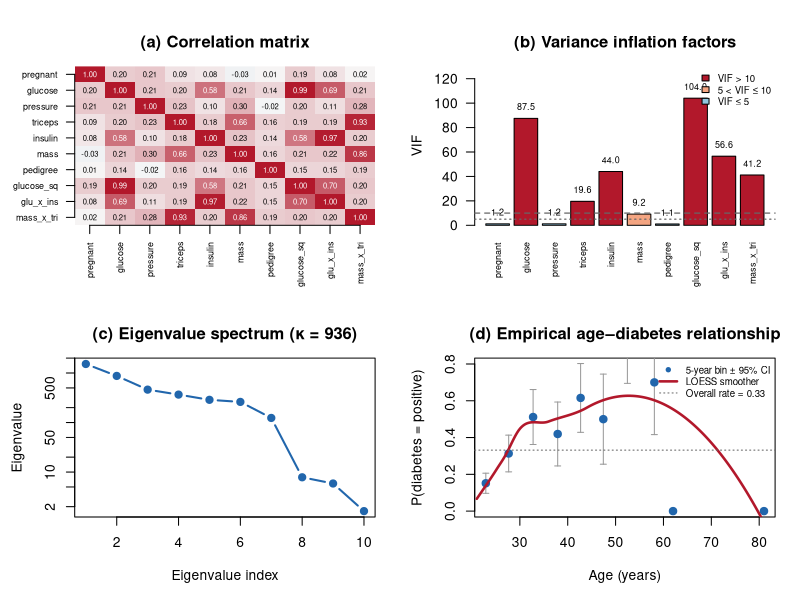

The R source for this figure: (Note: this script raises an error after producing the figure.)

# Section 7.1 — Multicollinearity diagnostics for Pima 


library(mlbench)
data(PimaIndiansDiabetes)
dat <- PimaIndiansDiabetes

# Remove physiologically implausible zeros
bad_cols <- c("glucose", "pressure", "triceps", "insulin", "mass")
dat[bad_cols] <- lapply(dat[bad_cols], function(x) ifelse(x == 0, NA, x))
dat <- na.omit(dat)  # n = 392

y <- as.integer(dat$diabetes == "pos")
age <- dat$age


X_base <- as.matrix(dat[, c("pregnant","glucose","pressure","triceps",
                            "insulin","mass","pedigree")])

X_aug <- cbind(
  X_base,
  glucose_sq = X_base[,"glucose"]^2,
  glu_x_ins  = X_base[,"glucose"] * X_base[,"insulin"],
  mass_x_tri = X_base[,"mass"] * X_base[,"triceps"]
)

X_raw <- X_aug
X <- scale(X_raw)

cat(sprintf("Sample size: n = %d\n", nrow(X)))
cat(sprintf("Parametric dimension: p = %d\n", ncol(X)))
cat(sprintf("Positive cases: %d (%.1f%%)\n", sum(y), 100*mean(y)))

dir.create("figures_real", showWarnings = FALSE)
dir.create("tables_real", showWarnings = FALSE)

# ── Multicollinearity diagnostics

corr_mat <- cor(X)
XtX <- t(X) %*% X
eig_vals <- eigen(XtX)$values
cond_num <- max(eig_vals) / min(eig_vals)
cond_idx <- sqrt(cond_num)

p <- ncol(X)
vifs <- numeric(p)
names(vifs) <- colnames(X)
for (j in 1:p) {
  fit <- lm(X[,j] ~ X[,-j])
  vifs[j] <- 1 / (1 - summary(fit)$r.squared)
}

cat("\n--- Diagnostics ---\n")
cat(sprintf("Condition number of X'X: %.2f\n", cond_num))
cat(sprintf("Condition index:         %.2f\n", cond_idx))
cat(sprintf("Largest eigenvalue:      %.2f\n", max(eig_vals)))
cat(sprintf("Smallest eigenvalue:     %.4f\n", min(eig_vals)))
cat("\nVariance Inflation Factors:\n")
print(round(vifs, 2))

# Save table
diag_table <- data.frame(
  Covariate = colnames(X),
  Mean = round(colMeans(X_raw), 2),
  SD   = round(apply(X_raw, 2, sd), 2),
  VIF  = round(vifs, 2)
)
write.csv(diag_table, "tables_real/table_real_diagnostics.csv", row.names = FALSE)



png("figures_real/fig_diagnostics.png", width = 1100, height = 950, res = 120)
par(mfrow = c(2, 2), mar = c(5, 4.5, 3, 1.5), oma = c(0, 0, 1, 0))

# (a) Correlation heatmap
image(1:p, 1:p, corr_mat[, p:1],
      col = colorRampPalette(c("#2166AC","#F7F7F7","#B2182B"))(100),
      zlim = c(-1, 1), axes = FALSE, xlab = "", ylab = "",
      main = "(a) Correlation matrix")
axis(1, at = 1:p, labels = colnames(X), las = 2, cex.axis = 0.65)
axis(2, at = 1:p, labels = rev(colnames(X)), las = 1, cex.axis = 0.65)
for (i in 1:p) for (j in 1:p) {
  text(i, p-j+1, sprintf("%.2f", corr_mat[i,j]), cex = 0.55,
       col = ifelse(abs(corr_mat[i,j]) > 0.5, "white", "black"))
}

# (b) VIFs
vif_colors <- ifelse(vifs > 10, "#B2182B",
                     ifelse(vifs > 5, "#F4A582", "#92C5DE"))
bp <- barplot(vifs, col = vif_colors, las = 2, cex.names = 0.65,
              ylab = "VIF", main = "(b) Variance inflation factors",
              ylim = c(0, max(vifs)*1.25))
abline(h = c(5, 10), col = "gray40", lty = c(3, 2), lwd = 1.2)
text(bp, vifs, sprintf("%.1f", vifs), pos = 3, cex = 0.65)
legend("topright", legend = c("VIF > 10", "5 < VIF ≤ 10", "VIF ≤ 5"),
       fill = c("#B2182B", "#F4A582", "#92C5DE"), bty = "n", cex = 0.7)

# (c) Eigenvalue spectrum
plot(1:p, eig_vals, type = "b", pch = 19, col = "#2166AC", lwd = 2,
     xlab = "Eigenvalue index", ylab = "Eigenvalue", log = "y",
     main = sprintf("(c) Eigenvalue spectrum (κ = %.0f)", cond_num))
abline(h = 1, col = "gray50", lty = 3)

# (d) Nonlinear age effect
age_bins   <- cut(age, breaks = seq(20, 85, by = 5), include.lowest = TRUE)
age_midpts <- sapply(split(age, age_bins), mean)
prop_diab  <- sapply(split(y, age_bins), mean)
n_per_bin  <- sapply(split(y, age_bins), length)
se_bin <- sqrt(prop_diab * (1 - prop_diab) / pmax(n_per_bin, 1))
lo <- pmax(0, prop_diab - 1.96*se_bin)
hi <- pmin(1, prop_diab + 1.96*se_bin)

loess_fit  <- loess(y ~ age, span = 0.7)
age_seq    <- seq(min(age), max(age), length.out = 200)
loess_pred <- predict(loess_fit, newdata = data.frame(age = age_seq))

plot(age_midpts, prop_diab, type = "n",
     xlab = "Age (years)", ylab = "P(diabetes = positive)",
     main = "(d) Empirical age–diabetes relationship",
     ylim = c(0, 0.8))
arrows(age_midpts, lo, age_midpts, hi, angle = 90, code = 3,
       length = 0.03, col = "gray60")
points(age_midpts, prop_diab, pch = 19, col = "#2166AC", cex = 1.2)
lines(age_seq, loess_pred, col = "#B2182B", lwd = 2.5)
abline(h = mean(y), lty = 3, col = "gray40")
legend("topright",
       legend = c("5-year bin ± 95% CI", "LOESS smoother",
                  sprintf("Overall rate = %.2f", mean(y))),
       col = c("#2166AC", "#B2182B", "gray40"),
       lty = c(NA, 1, 3), pch = c(19, NA, NA),
       lwd = c(NA, 2.5, 1), bty = "n", cex = 0.7)

dev.off()
cat("\nFigure saved to figures_real/fig_diagnostics.png\n")





# Scale age to [0,1] for the nonparametric component
t_vec <- (age - min(age)) / (max(age) - min(age))
n <- nrow(X); p <- ncol(X)

# Grids for (h, k) selection
h_grid_real <- seq(0.08, 0.40, by = 0.03)
k_grid_real <- seq(0, 2.0, by = 0.05)

dir.create("figures_real", showWarnings = FALSE)
dir.create("tables_real",      showWarnings = FALSE)

# ── 1. GCV-optimal (h, k) for IWSRTE 

cat("Selecting (h, k) via GCV ...\n")

best <- list(gcv = Inf, h = NA, k = NA, ih = NA, fit = NULL)
smoothers <- lapply(h_grid_real, function(h) build_smoother(t_vec, h))

for (ih in seq_along(h_grid_real)) {
  cf <- tryCatch(irls_converge(y, X, smoothers[[ih]]), error = function(e) NULL)
  if (is.null(cf)) next
  for (k in k_grid_real) {
    rk <- tryCatch(ridge_at_k(y, X, smoothers[[ih]], k), error = function(e) NULL)
    if (is.null(rk) || !rk$ok) next
    cr <- tryCatch(sel_crit(y, rk$P_hk), error = function(e) c(GCV = Inf))
    if (is.finite(cr["GCV"]) && cr["GCV"] < best$gcv) {
      best <- list(gcv = cr["GCV"], h = h_grid_real[ih], k = k,
                   ih = ih, fit = rk)
    }
  }
}

cat(sprintf("Selected: h* = %.3f, k* = %.3f\n", best$h, best$k))
S_opt   <- smoothers[[best$ih]]
fit_rte <- best$fit
fit_lse <- ridge_at_k(y, X, S_opt, 0)       # IWSLSE
fit_pr  <- fit_par_ridge(y, X, best$k)       # parametric ridge at same k

# ── 2. Performance metrics for each estimator 

compute_metrics <- function(y, pi_hat, beta, P_hk = NULL, label) {
  pi_c <- clip_p(pi_hat)
  dev  <- -2 * sum(y * log(pi_c) + (1 - y) * log(1 - pi_c))
  mcr  <- mean(as.integer(pi_hat > 0.5) != y)

  pos <- pi_hat[y == 1]; neg <- pi_hat[y == 0]
  auc <- mean(outer(pos, neg, ">")) + 0.5 * mean(outer(pos, neg, "=="))

  edf <- if (!is.null(P_hk)) sum(diag(P_hk)) else length(beta)
  data.frame(Estimator = label,
             Deviance  = round(dev, 2),
             EDF       = round(edf, 2),
             MCR       = round(mcr, 4),
             AUC       = round(auc, 4),
             beta_norm = round(sqrt(sum(beta^2)), 3))
}

metrics <- rbind(
  compute_metrics(y, fit_rte$pi_hat, fit_rte$beta, fit_rte$P_hk, "IWSRTE"),
  compute_metrics(y, fit_lse$pi_hat, fit_lse$beta, fit_lse$P_hk, "IWSLSE"),
  compute_metrics(y, fit_pr$pi_hat,  fit_pr$beta,  NULL,          "ParRidge")
)
print(metrics)
write.csv(metrics, "tables_real/table_real_performance.csv", row.names = FALSE)

# ── 3. Coefficient table with SEs

om_rte <- fit_rte$pi_hat * (1 - fit_rte$pi_hat)
M  <- diag(n) - S_opt
Xt <- M %*% X
XtOX_rte <- t(Xt) %*% (om_rte * Xt)
Rk_rte <- XtOX_rte + best$k * diag(p)
Sigma_rte <- solve(Rk_rte) %*% XtOX_rte %*% solve(Rk_rte)
se_rte <- sqrt(diag(Sigma_rte))

om_lse <- fit_lse$pi_hat * (1 - fit_lse$pi_hat)
XtOX_lse <- t(Xt) %*% (om_lse * Xt)
Sigma_lse <- solve(XtOX_lse)
se_lse <- sqrt(diag(Sigma_lse))

coef_table <- data.frame(
  Covariate   = colnames(X),
  IWSRTE_beta = round(fit_rte$beta, 4),
  IWSRTE_SE   = round(se_rte, 4),
  IWSRTE_OR   = round(exp(fit_rte$beta), 3),
  IWSLSE_beta = round(fit_lse$beta, 4),
  IWSLSE_SE   = round(se_lse, 4),
  IWSLSE_OR   = round(exp(fit_lse$beta), 3)
)
write.csv(coef_table, "tables_real/table_real_coefficients.csv", row.names = FALSE)
print(coef_table)


pi_rte <- fit_rte$pi_hat
V_rte  <- logit(clip_p(pi_rte)) + (y - pi_rte) / (pi_rte * (1 - pi_rte))
partial_rte <- V_rte - as.numeric(X %*% fit_rte$beta)

pi_lse <- fit_lse$pi_hat
V_lse  <- logit(clip_p(pi_lse)) + (y - pi_lse) / (pi_lse * (1 - pi_lse))
partial_lse <- V_lse - as.numeric(X %*% fit_lse$beta)

ord <- order(age)

png("figures_real/fig_fhat_real.png", width = 1000, height = 480, res = 120)
par(mfrow = c(1, 2), mar = c(4.5, 4.5, 3, 1))

# IWSRTE panel
plot(age, partial_rte, pch = 16, col = adjustcolor("black", 0.35), cex = 0.6,
     xlab = "Age (years)", ylab = "Partial residuals  V − Xβ̂",
     main = sprintf("IWSRTE (k = %.2f)", best$k),
     ylim = range(c(partial_rte, partial_lse, fit_rte$f_hat, fit_lse$f_hat)))
lines(age[ord], fit_rte$f_hat[ord], col = "#2166AC", lwd = 2.5)
abline(h = 0, col = "gray60", lty = 3)
legend("topright", legend = c(expression(hat(f)(age)), "Partial residuals"),
       col = c("#2166AC", "black"), lty = c(1, NA), pch = c(NA, 16),
       lwd = c(2.5, NA), bty = "n", cex = 0.8)

# IWSLSE panel
plot(age, partial_lse, pch = 16, col = adjustcolor("black", 0.35), cex = 0.6,
     xlab = "Age (years)", ylab = "Partial residuals  V − Xβ̂",
     main = "IWSLSE (k = 0)",
     ylim = range(c(partial_rte, partial_lse, fit_rte$f_hat, fit_lse$f_hat)))
lines(age[ord], fit_lse$f_hat[ord], col = "#B2182B", lwd = 2.5, lty = 2)
abline(h = 0, col = "gray60", lty = 3)
legend("topright", legend = c(expression(hat(f)(age)), "Partial residuals"),
       col = c("#B2182B", "black"), lty = c(2, NA), pch = c(NA, 16),
       lwd = c(2.5, NA), bty = "n", cex = 0.8)

dev.off()

#  5. Decision boundary in (age, glucose) plane

glu_idx  <- which(colnames(X) == "glucose")
x_bar    <- colMeans(X)
age_grid <- seq(min(age), max(age), length.out = 150)
t_grid   <- (age_grid - min(age)) / (max(age) - min(age))
glu_grid <- seq(min(X[,glu_idx]), max(X[,glu_idx]), length.out = 150)

# Interpolate f_hat on t_grid
f_interp_rte <- approx(t_vec[ord], fit_rte$f_hat[ord], xout = t_grid, rule = 2)$y
f_interp_lse <- approx(t_vec[ord], fit_lse$f_hat[ord], xout = t_grid, rule = 2)$y

# Boundary: glucose = -[sum_{j != glucose} bar_x_j * β_j + f(t)] / β_glucose
off_rte <- sum(x_bar[-glu_idx] * fit_rte$beta[-glu_idx])
off_lse <- sum(x_bar[-glu_idx] * fit_lse$beta[-glu_idx])
off_pr  <- sum(x_bar[-glu_idx] * fit_pr$beta[-glu_idx])

db_rte <- -(off_rte + f_interp_rte) / fit_rte$beta[glu_idx]
db_lse <- -(off_lse + f_interp_lse) / fit_lse$beta[glu_idx]
db_pr  <- rep(-off_pr / fit_pr$beta[glu_idx], length(t_grid))

# Convert boundary from standardized scale back to original
glu_mean <- mean(X_raw[,glu_idx]); glu_sd <- sd(X_raw[,glu_idx])
db_rte_orig <- db_rte * glu_sd + glu_mean
db_lse_orig <- db_lse * glu_sd + glu_mean
db_pr_orig  <- db_pr  * glu_sd + glu_mean

# Probability field for IWSRTE
prob_grid <- matrix(NA, length(t_grid), length(glu_grid))
for (i in seq_along(t_grid)) {
  for (j in seq_along(glu_grid)) {
    x_new <- x_bar; x_new[glu_idx] <- glu_grid[j]
    eta <- sum(x_new * fit_rte$beta) + f_interp_rte[i]
    prob_grid[i, j] <- expit(eta)
  }
}
glu_grid_orig <- glu_grid * glu_sd + glu_mean

png("figures_real/fig_decision_real.png", width = 850, height = 600, res = 120)
par(mar = c(4.5, 4.5, 3, 1))

image(age_grid, glu_grid_orig, prob_grid,
      col = colorRampPalette(c("#2166AC","#F7F7F7","#B2182B"))(100),
      zlim = c(0, 1),
      xlab = "Age (years)", ylab = "Plasma glucose concentration",
      main = "Decision boundary in (age, glucose) plane")

# True data points
age_pts <- age
glu_pts <- X_raw[, glu_idx]
points(age_pts[y == 1], glu_pts[y == 1], pch = 16, cex = 0.6,
       col = adjustcolor("#B2182B", 0.6))
points(age_pts[y == 0], glu_pts[y == 0], pch = 4, cex = 0.6,
       col = adjustcolor("#2166AC", 0.6))

# Boundaries
yr <- range(glu_grid_orig)
in_rte <- db_rte_orig >= yr[1] & db_rte_orig <= yr[2]
lines(age_grid[in_rte], db_rte_orig[in_rte], lwd = 2.5, col = "#2166AC")
in_lse <- db_lse_orig >= yr[1] & db_lse_orig <= yr[2]
lines(age_grid[in_lse], db_lse_orig[in_lse], lwd = 2, col = "#B2182B", lty = 2)
lines(age_grid, db_pr_orig, lwd = 2, col = "#4DAF4A", lty = 4)

legend("bottomright", bg = "white", cex = 0.75,
       legend = c(sprintf("IWSRTE (k=%.2f)", best$k),
                  "IWSLSE (k=0)",
                  "ParRidge",
                  "positive (y=1)",
                  "negative (y=0)"),
       col = c("#2166AC", "#B2182B", "#4DAF4A",
               adjustcolor("#B2182B", 0.6), adjustcolor("#2166AC", 0.6)),
       lty = c(1, 2, 4, NA, NA),
       pch = c(NA, NA, NA, 16, 4),
       lwd = c(2.5, 2, 2, NA, NA))
dev.off()

cat("\nAll real data outputs saved.\n")
